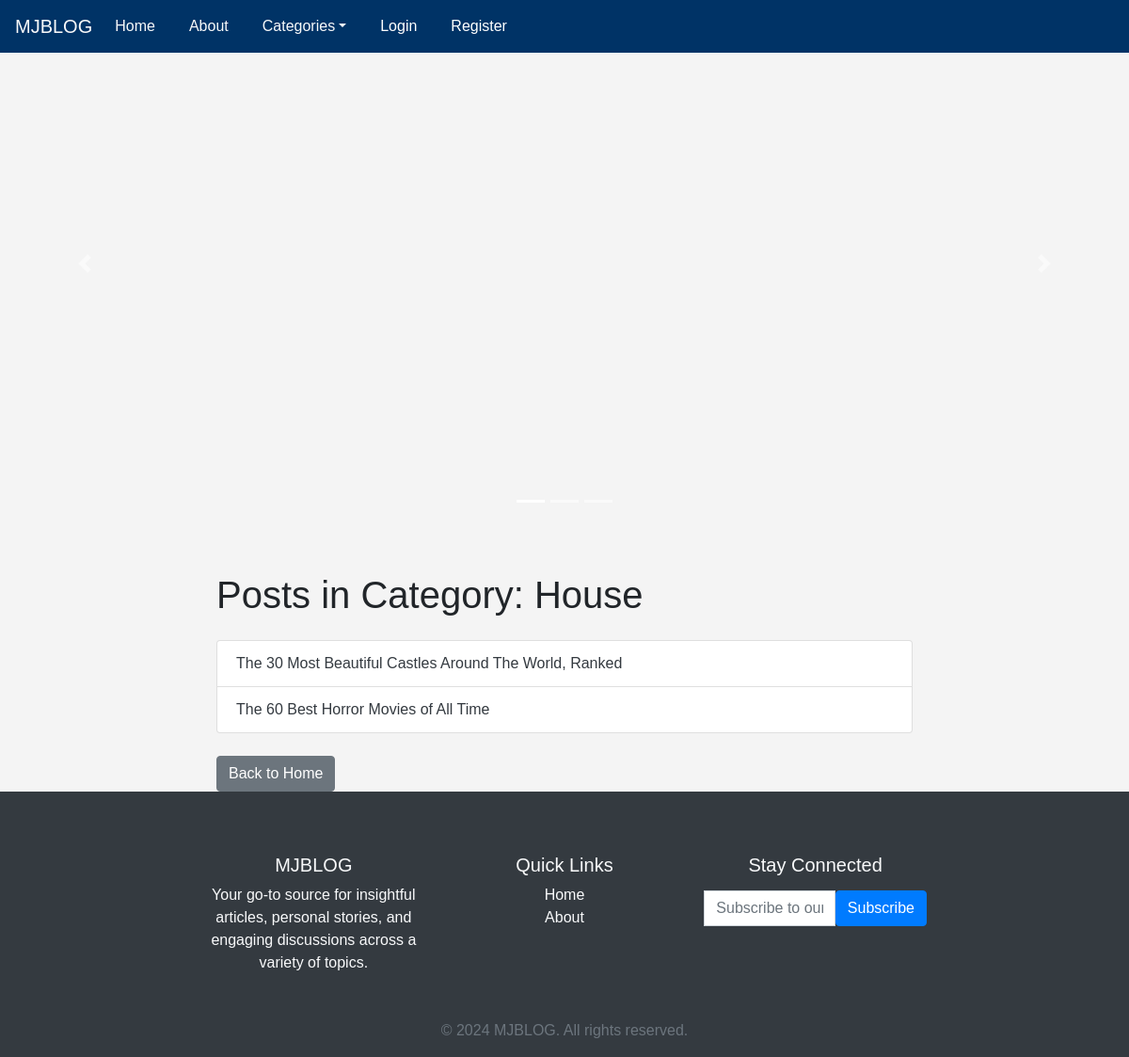
Screenshot of /category/house-news/ with the database file from the repository.
### blog/models.py (models this page shows, shortened)
class Category(models.Model):
    name = models.CharField(max_length=100)
    slug = models.SlugField(unique=True)

class Post(models.Model):
    title = models.CharField(max_length=200,null=True)
    content = models.TextField()
    created_at = models.DateTimeField(auto_now_add=True)
    updated_at = models.DateTimeField(auto_now=True)
    author = models.ForeignKey(User, on_delete=models.CASCADE)
    category = models.ForeignKey(Category, on_delete=models.SET_NULL, null=True, related_name='posts')

### blog/views.py (the view)
# urls.py: path('category/<slug:slug>/', views.category_posts_view, name='category_posts'),  # Category posts
def category_posts_view(request, slug):
    category = get_object_or_404(Category, slug=slug)  # Get the category by slug
    posts = category.posts.all()  # Use the related_name to get all posts of this category
    return render(request, 'blog/category_posts.html', {'category': category, 'posts': posts})

### blog/context_processors.py (called while the page is built)
def category_list(request):
    categories = Category.objects.all()  # Fetch all categories
    return {'categories': categories}

### blog/templates/blog/category_posts.html (shortened to what this page needs)
{% extends 'blog/base.html' %}
{% block content %}
<div class="container mt-5">
    <h1 class="mb-4">Posts in Category: {{ category.name }}</h1>
    <ul class="list-group mb-4">
        {% for post in posts %}
            <li class="list-group-item">
                <a href="{% url 'post_detail' post.id %}" class="text-dark fw-bold">{{ post.title }}</a>
            </li>
        {% empty %}
            <li class="list-group-item">No posts found in this category.</li>
        {% endfor %}
    </ul>
    <a href="{% url 'home' %}" class="btn btn-secondary">Back to Home</a>
</div>
{% endblock %}

### blog/static/blog/styles-light.css (style rules this page uses)
body { background-color: white; color: black; }

### blog/static/blog/styles-dark.css (style rules this page uses)
body { background-color: black; color: white; }

### blog/templates/blog/base.html (style rules this page uses)
.container { max-width: 800px; margin-top: 50px; }
* { box-sizing: border-box; margin: 0; padding: 0; }
body { padding-top: 0; font-family: Arial, sans-serif; background-color: #f4f4f4; }

### rows the page displays
Category: name "House"
Post: title "The 30 Most Beautiful Castles Around The World, Ranked"
Post: title "The 60 Best Horror Movies of All Time"
